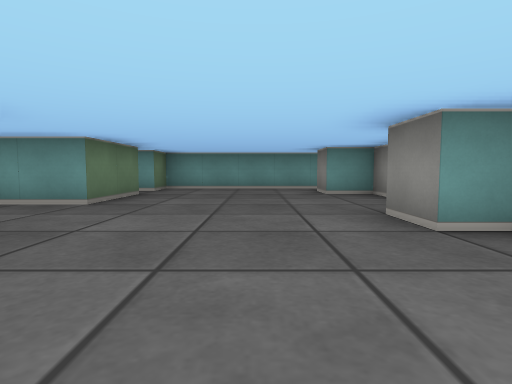
View 1 (above)

12 first-person views from a walk through a cub3D ray-caster map. The camera is about half as high as the walls, tilts 4° down and sees 80° across. The floor is counted in squares. Each view is taken from the middle of a square. On the plan, view 1 faces up. The plan holds only what a view shows up to about 9 squares ahead; the rest is blank.

View 2
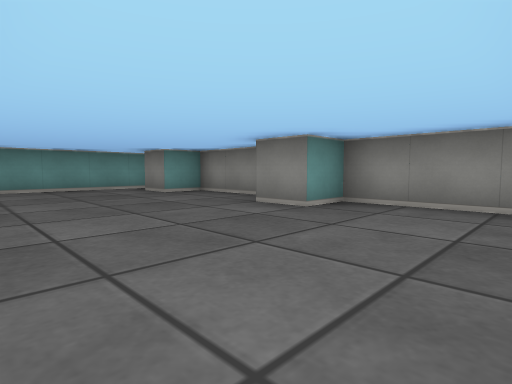

View 3
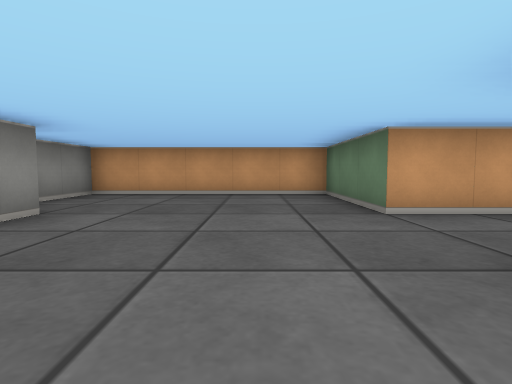

View 4
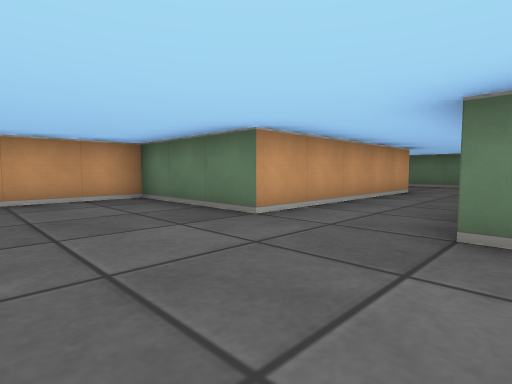

View 5
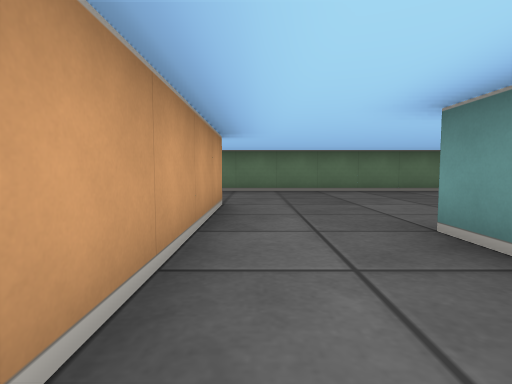

View 6
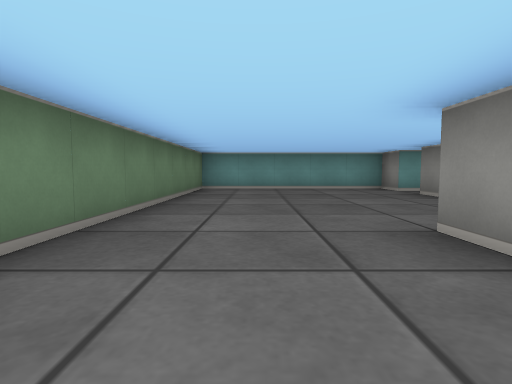

View 7
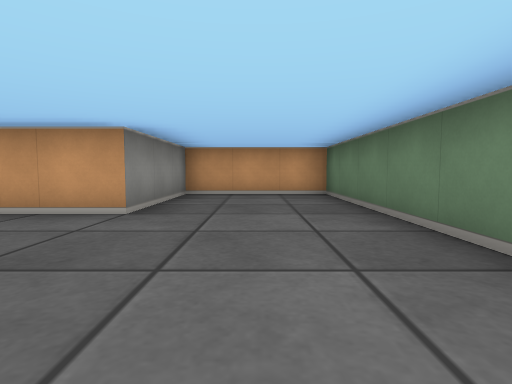

View 8
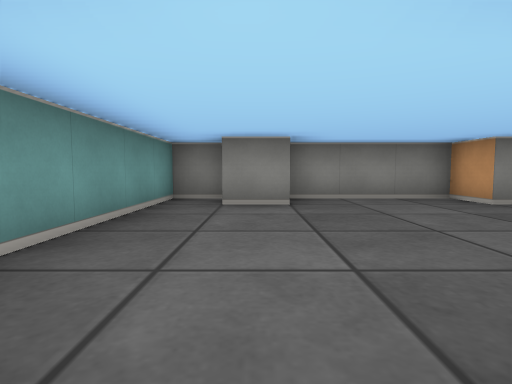

View 9
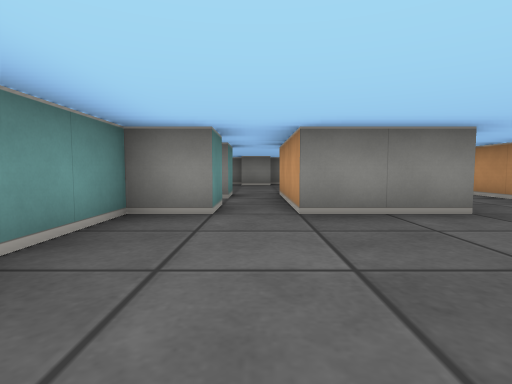

View 10
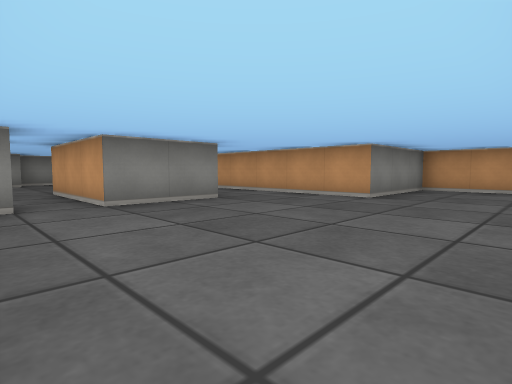

View 11
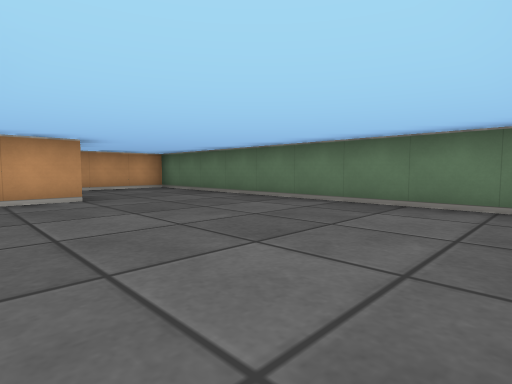

View 12
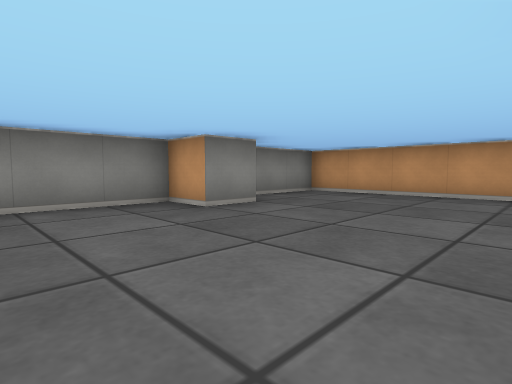

### Floor plan
Ten units are one square. View 1 is at (0, 0); x grows to the right and y downward. Boxes are objects, and circles mark ways between rooms. Rooms are numbered by the first view taken in them; rooms with no view inside come last. Other rooms are left out.
<svg viewBox="-110 -90 140 100">
<path fill="none" stroke="#000" d="M-35 -65 -25 -65 -25 -45 -55 -45M25 -75 25 -85 -25 -85 -25 -75 -35 -75M-65 -25 -25 -25 -25 5 25 5 25 -25 15 -25 15 -35 25 -35 25 -65 15 -65 15 -75M-55 -45 -55 -65 -45 -65M-45 -75 -55 -75 -55 -85 -105 -85 -105 5 -75 5 -75 -25 -65 -25"/>
<circle cx="-55" cy="-35" r="3" fill="#2a7"/>
<text x="-10" y="-40">1</text>
<text x="-80" y="-50">2</text>
</svg>
Room 1 opens to room 2.

Where each view was taken, in squares from view 1:
view 1: 0 up, 0 right, facing up
view 2: 0 up, 2 left, facing up-right
view 3: 6 up, 1 left, facing down
view 4: 5 up, 0 right, facing down-left
view 5: 3 up, 3 left, facing left
view 6: 0 up, 9 left, facing up
view 7: 6 up, 9 left, facing down
view 8: 7 up, 3 left, facing right
view 9: 7 up, 9 left, facing right
view 10: 8 up, 10 left, facing down-right
view 11: 8 up, 6 left, facing down-left
view 12: 6 up, 2 left, facing down-right
